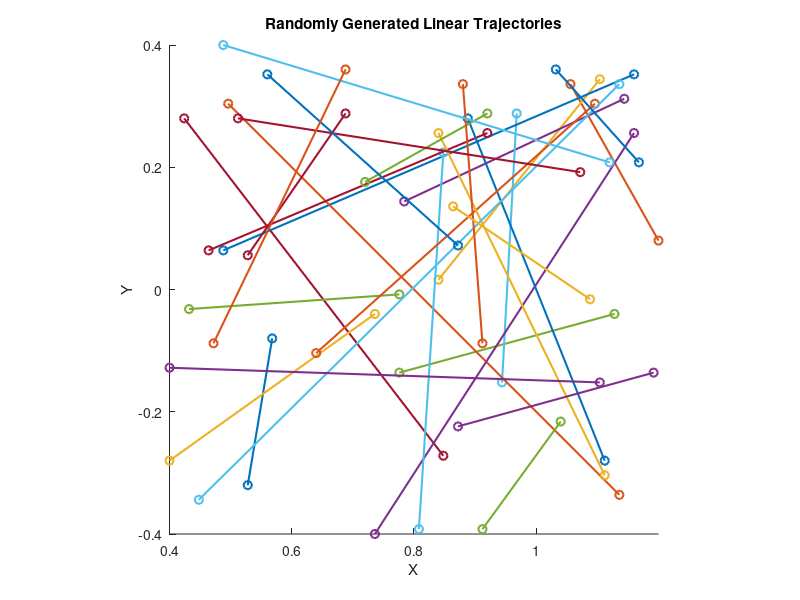

MATLAB code to generate this figure:
% Generating random linear task-space trajectories for evaluating the effective mass
% optimization

% Andrew SaLoutos
% 4/16/2021

% generates linear trajectories

%% Setup parameters

N = 30; % number of trajectories

% choose to discretize arena space, pick random points, rather than generate random coordinates 
steps = 101;
arena_x = linspace( 0.4, 1.2, steps);
arena_y = linspace(-0.4, 0.4, steps);

min_traj_length = 0.2; % minimum length of trajectory

trajectories = zeros(4,N); % each column is [x0;xf;y0;yf;]
% eventually save longer sets of points? or let optimization script run linspace() to fill in trajectories

%% Select trajectory endpoints

% for N trajectories...
for ii=1:N
    % uniform random sample for first and second points
    pt1 = [arena_x(randi(steps));arena_y(randi(steps))];
    pt2 = [arena_x(randi(steps));arena_y(randi(steps))];
    while norm((pt2-pt1))<min_traj_length % ensure trajectory is long enough
        pt2 = [arena_x(randi(steps));arena_y(randi(steps))];
    end
    % save data
    trajectories(:,ii) = [pt1(1);pt2(1);pt1(2);pt2(2)];
end

%% Plot random trajectories
figure; hold on;
for ii=1:N
    plot(trajectories(1:2,ii),trajectories(3:4,ii),'o-','LineWidth',1.5);
end
axis equal;
xlim([arena_x(1),arena_x(end)]); ylim([arena_y(1),arena_y(end)]);
xlabel('X'); ylabel('Y'); title('Randomly Generated Linear Trajectories');

